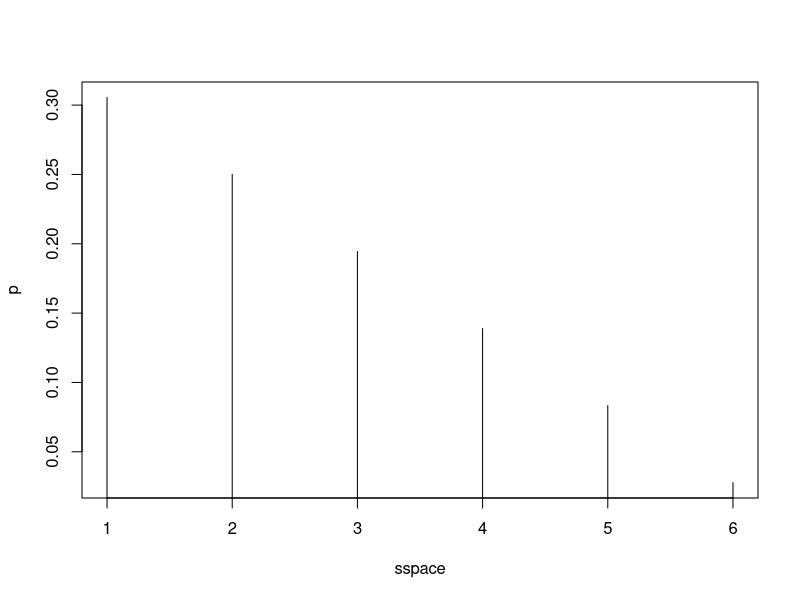
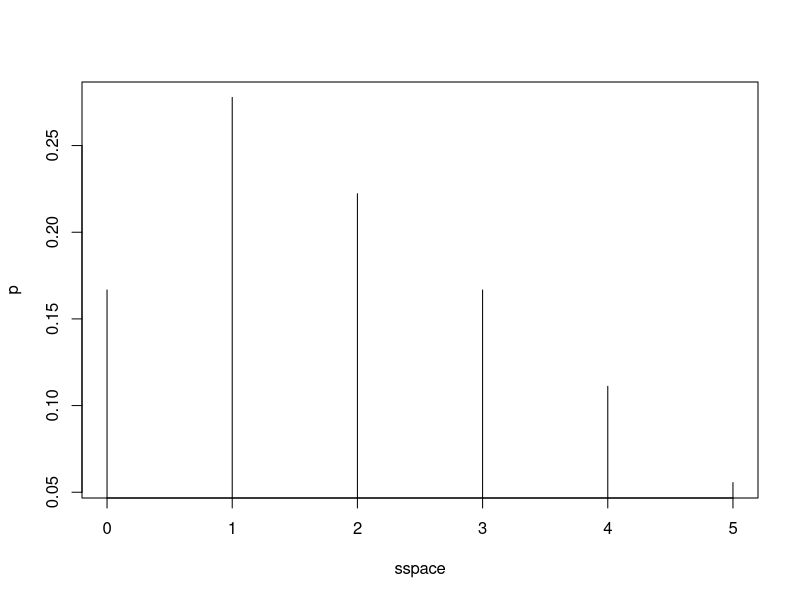
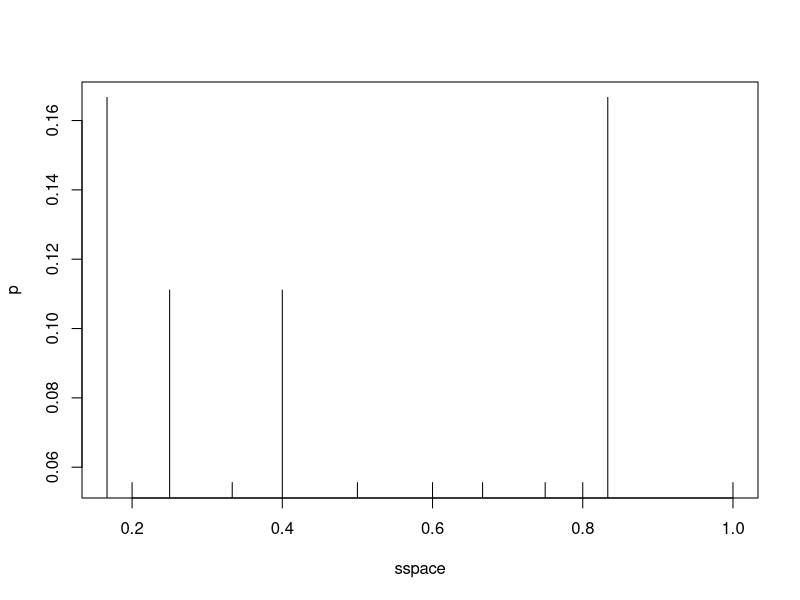
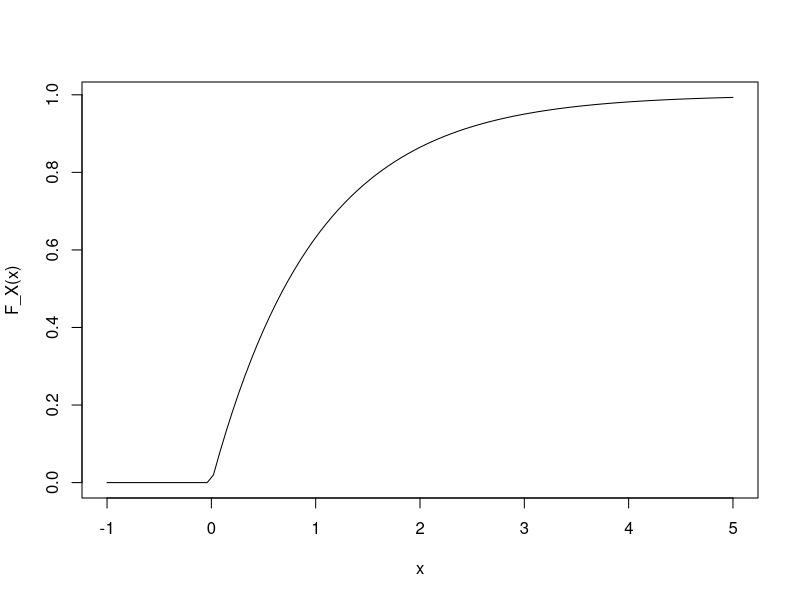
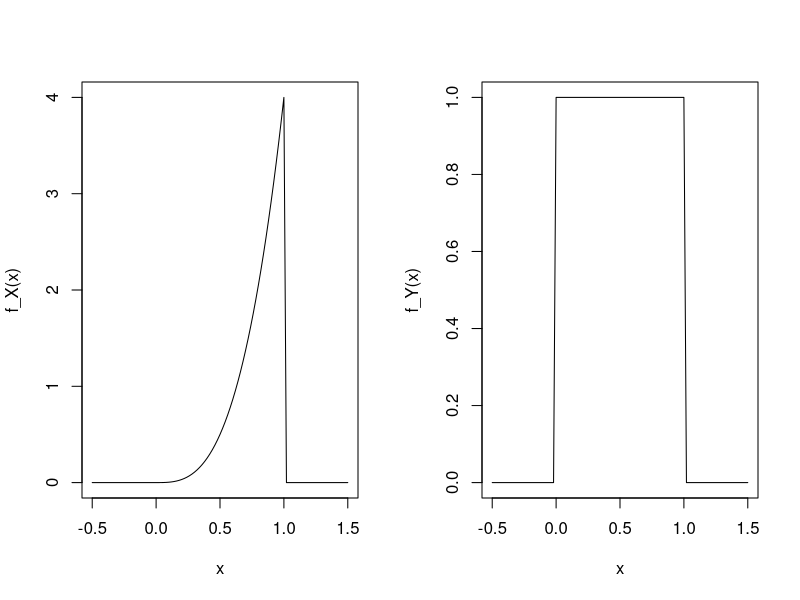

Recreate these plots in R, in order.
# solutions.R

### chapter 15 ###

# problem 1.  we could solve this problem manually, but let's do it in R
# to avoid doing a lot of number crunching by hand, and also to see how to
# use some new R functions.

# first we'll make a data frame that has all possible rolls of the two dice
df <- expand.grid( d1=1:6, d2=1:6 )  # the expand.grid function is the cartesian product

# (a) X = minimum value showing

olist <- pmin( df$d1, df$d2 )     # get the outcomes

sspace <- unique( olist )         # eliminate duplicates to get the sample space
n <- as.vector( table( olist ) )  # count number of occurrences of each outcome
p <- n / sum(n)                   # convert counts to probabilities
plot( sspace, p, type='h' )       # plot the pmf
e <- sum( sspace*p )              # find the expected value

# (b) X = absolute difference between two values showing

olist <- abs( df$d1 - df$d2 )     # get the outcomes

# notice that the next five lines are the same as the lines we used in part (a),
# so really we should put them into a function instead of typing them out again.
# this time I'll keep them here to make it clearer what's going on, but as we
# get more familiar with R code I'll make more extensive use of functions.
sspace <- unique( olist )         # eliminate duplicates to get the sample space
n <- as.vector( table( olist ) )  # count number of occurrences of each outcome
p <- n / sum(n)                   # convert counts to probabilities
plot( sspace, p, type='h' )       # plot the pmf
e <- sum( sspace*p )              # find the expected value

# (c) X = minimum value showing divided by the other value showing

olist <- pmin( df$d1, df$d2 ) / pmax( df$d1, df$d2 )  # get the outcomes

# here again, same five lines as above.
sspace <- unique( olist )         # eliminate duplicates to get the sample space
n <- as.vector( table( olist ) )  # count number of occurrences of each outcome
p <- n / sum(n)                   # convert counts to probabilities
plot( sspace, p, type='h' )       # plot the pmf
e <- sum( sspace*p )              # find the expected value


# problem 9

# # code from problem statement
# maxheads <- function(n.toss) {
#   # returns the length of the longest sequence of heads # in a sequence of n.toss coin tosses
#   n_heads = 0 # length of current head sequence
#   max_heads = 0 # length of longest head sequence so far
#   for (i in 1:n.toss) {
#     # toss a coin and work out length of current head sequence
#     if (runif(1) < 0.5) { # a head, sequence of heads increases by 1
#       n_heads <- n_heads + 1
#     } else { # a tail, sequence of heads goes back to 0
#       n_heads <- 0
#     }
#     # see if current sequence of heads is the longest
#     if (n_heads > max_heads) {
#       max_heads <- n_heads
#     }
#   }
#   return(max_heads)
# }

# supplementary exercise:  rewrite maxheads using rle
maxheads <- function( n.toss ) {
    
    # make a sequence of coin tosses; 1 = heads, 0 = tails
    c.toss <- sample( c( 0, 1 ), n.toss, replace=TRUE )
    
    # encode lengths of sequences of heads and tails
    r <- rle( c.toss )
    
    # find length of longest sequence of heads
    return( max( r$lengths[ r$values==1 ] ) )

}

# get a large sample
len <- 20        # number of coin flips
nsamp <- 10000   # number of elements in the sample
hsamp <- replicate( nsamp, maxheads(len) )  # get the sample

# get a histogram of the sample
h <- hist( hsamp, breaks=seq( -0.5, len+0.5, by=1 ), plot=FALSE )

# estimate the probability mass function (pmf) using the histogram
x <- 0:len
p_hat <- h$count / nsamp

# print the pmf
cat( '   x  p_hat(x)\n' )
cat( '--------------\n')
for( i in 1:len )
    cat( sprintf( '  %2d    %.4f\n', x[i], p_hat[i] ) )


# problem 15(a)

# define the cdf
F_X <- function( x ) {
    y <- rep( 0, length( x ) )
    k <- x>0
    y[k] = 1 - exp(-x[k])
    return( y )
}

# plot the cdf
curve( F_X( x ), -1, 5 )


# problem 18

# (a)

# define the pdfs
f_X <- function ( x ) {
    y <- rep( 0, length( x ) )
    k <- x >= 0 & x <= 1
    y[k] <- 4 * x[k]^3
    return( y )
}

f_Y <- function ( x ) {
    y <- rep( 0, length( x ) )
    y[ x >= 0 & x <= 1 ] <- 1
    return( y )
}

# plot the pdfs
par( mfrow=c(1,2) )  # put the plots in a 1 x 2 grid
curve( f_X( x ), -0.5, 1.5 )
curve( f_Y( x ), -0.5, 1.5 )

# calculate the mean of X
f <- function( x ) f_X( x ) * x
mu_X <- integrate( f, 0, 1 )$value
cat( 'mu_X =', mu_X, '\n' )

# calculate the mean of Y
f <- function( x ) f_Y( x ) * x
mu_Y <- integrate( f, 0, 1 )$value
cat( 'mu_Y =', mu_Y, '\n' )

# the pdfs are polynomials, so we could also find the means with
# a closed-form integral instead of using numerical integration.

# (b)

# calculate the variance of X
f <- function( x ) f_X( x ) * ( x - mu_X )^2
sigma_X2 <- integrate( f, 0, 1 )$value
cat( 'sigma_X^2 =', sigma_X2, '\n' )

# calculate the variance of Y
f <- function( x ) f_Y( x ) * ( x - mu_Y )^2
sigma_Y2 <- integrate( f, 0, 1 )$value
cat( 'sigma_Y^2 =', sigma_Y2, '\n' )

# again, we could also use closed-form integrals.
